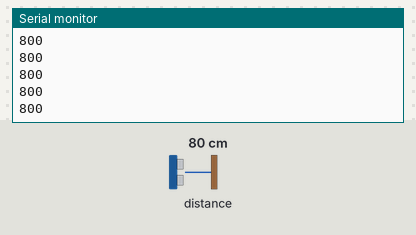
Bench run of a sketch on a simulated Arduino Uno, built with avr-gcc and run on an emulated ATmega328P. On the bench: the last lines printed to the serial monitor. The test bench sets the inputs (shaded band); at power-on: distance to the obstacle 80 cm.

Above: at 1.2 s.
1.3 s: distance to the obstacle set to 2 cm
At 2.1 s:
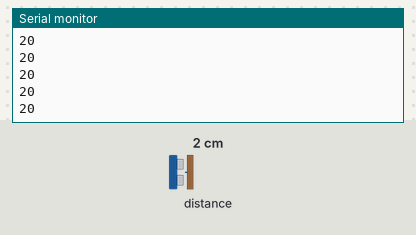
2.8 s: distance to the obstacle set to 4 cm
At 3.9 s:
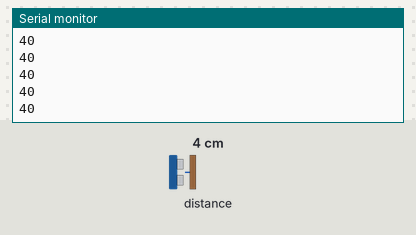
Timing chart, 0 to 5.8 s (numbered marks = the images above; inputs shaded):
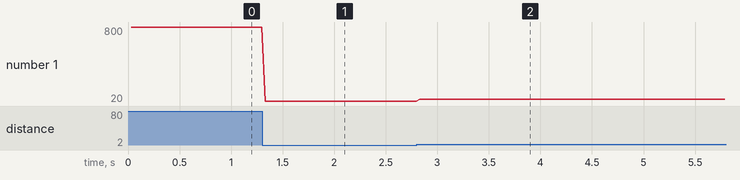

Measured:
- after the input at 1.3 s, the serial monitor: prints a new line at once (image 1)
- after the input at 2.8 s, the serial monitor: prints a new line at once (image 2)
- plotted number 1: 800 → 20 after the input at 1.3 s, 20 → 40 after the input at 2.8 s

The sketch:

VL53L0X_FUNCAO_FILTRA_LEITURA.ino
```cpp
/*
VL53L0X_FUNCAO_FILTRA_LEITURA
//http://mundoprojetado.com.br/sensor-de-distancia-a-laser-vl53l0x/
Filtrando as medições
Para resolver o problema anterior, podemos aplicar um método simples para filtrar as medições.
O método consiste apenas em ignorar o valor de ~8000mm quando ele for retornado pelo sensor.
Desta forma, o programa irá considerar o último valor válido lido e irá “descartar” o valor de ~8000mm.

Este procedimento foi feito na função “filtrar_sinal” do código abaixo.
Além do que comentei acima, adicionei um “timeout” de 1 segundo:
se o sensor retornar apenas ~8000mm durante 1 segundo, então ele para de descartar este valor.
Leia os comentários do código para entender.

*/
#include <Wire.h>
#include <VL53L0X.h>

VL53L0X sensor;

// Variaveis para armazenar a distancia atual e o ultimo valor lido
int dist = 0, dist_old = 0;
// Variavel para armazenar o tempo na parte do timeout
unsigned long timeout = 0;

void setup()
{
  Serial.begin(115200);
  Wire.begin();

  sensor.init();
  sensor.setTimeout(500);

  // Perfil de longo alcance
  sensor.setSignalRateLimit(0.1);
  sensor.setVcselPulsePeriod(VL53L0X::VcselPeriodPreRange, 18);
  sensor.setVcselPulsePeriod(VL53L0X::VcselPeriodFinalRange, 14);
}

void loop()
{
  dist = sensor.readRangeSingleMillimeters();
  filtrar_sinal(); // Filtra o valor de distancia

  Serial.println(dist);
}

// Função para filtrar o valor medido
void filtrar_sinal()
{
  // Se a distância medida for maior que 8000 e ainda não tiver passado 1 segundo de timeout
  if (dist > 8000 && ((millis() - timeout) < 1000))
  {
    // Descarta a medição feita e iguala ela à anterior
    dist = dist_old;
  }
  else // Caso contrário (medição < 8000 ou passou do timeout)
  {
    // Não descarta a medição atual e atualiza a medição antiga para a atual
    dist_old = dist;
    timeout = millis(); // Reseta o valor da variável do timeout
  }
}
```

buzzer.cpp
```cpp
/*
  A simple class to handle a buzzer
  2016-09-17
*/

#include "Arduino.h"
#include "buzzer.h"

Buzzer::Buzzer(int pin) {
  _pin = pin;
  _counter = 0;
  _disabled = false;
  pinMode(_pin, OUTPUT);
  digitalWrite(_pin, LOW);
}

void Buzzer::buzz() {
  if (!_disabled)
    _counter = 1;
}

void Buzzer::buzz(int duration) {
  if (!_disabled)
    _counter = duration;
}

void Buzzer::buzzBlocking(int duration_ms) {
  if (!_disabled) {
    digitalWrite(_pin, HIGH);
    delay(duration_ms);
    digitalWrite(_pin, LOW);
  }
}

void Buzzer::disable() {
  _disabled = true;
}

void Buzzer::enable() {
  _disabled = false;
}

bool Buzzer::isEnabled() {
  return !_disabled;
}

void Buzzer::doUpdate() {
  if (_counter <= 0) {
    digitalWrite(_pin, LOW);
  } else {
    _counter--;
    digitalWrite(_pin, HIGH);
  }
}
```

buzzer.h
```cpp
/*
  A simple class to handle a buzzer
  2016-09-17
*/

#ifndef Buzzer_h
#define Buzzer_h

#include "Arduino.h"

class Buzzer
{
  public:
    Buzzer(int pin);

    void buzz();
    void buzz(int duration);
    void buzzBlocking(int duration_ms);
    void disable();
    void enable();
    bool isEnabled();
    void doUpdate();

  private:
    int _pin;
    int _counter;
    bool _disabled;
};

#endif
```
